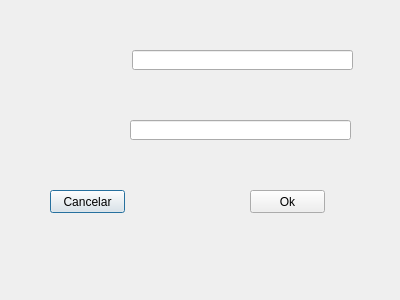
<?xml version="1.0" encoding="UTF-8"?>
<ui version="4.0">
 <class>Login</class>
 <widget class="QDialog" name="Login">
  <property name="geometry">
   <rect>
    <x>0</x>
    <y>0</y>
    <width>400</width>
    <height>300</height>
   </rect>
  </property>
  <property name="windowTitle">
   <string>Dialog</string>
  </property>
  <widget class="QPushButton" name="pbCancelar">
   <property name="geometry">
    <rect>
     <x>50</x>
     <y>190</y>
     <width>75</width>
     <height>23</height>
    </rect>
   </property>
   <property name="text">
    <string>Cancelar</string>
   </property>
  </widget>
  <widget class="QPushButton" name="pbOk">
   <property name="geometry">
    <rect>
     <x>250</x>
     <y>190</y>
     <width>75</width>
     <height>23</height>
    </rect>
   </property>
   <property name="text">
    <string>Ok</string>
   </property>
  </widget>
  <widget class="QLineEdit" name="leLogin">
   <property name="geometry">
    <rect>
     <x>132</x>
     <y>50</y>
     <width>221</width>
     <height>20</height>
    </rect>
   </property>
  </widget>
  <widget class="QLineEdit" name="leSenha">
   <property name="geometry">
    <rect>
     <x>130</x>
     <y>120</y>
     <width>221</width>
     <height>20</height>
    </rect>
   </property>
  </widget>
 </widget>
 <resources/>
 <connections/>
</ui>
